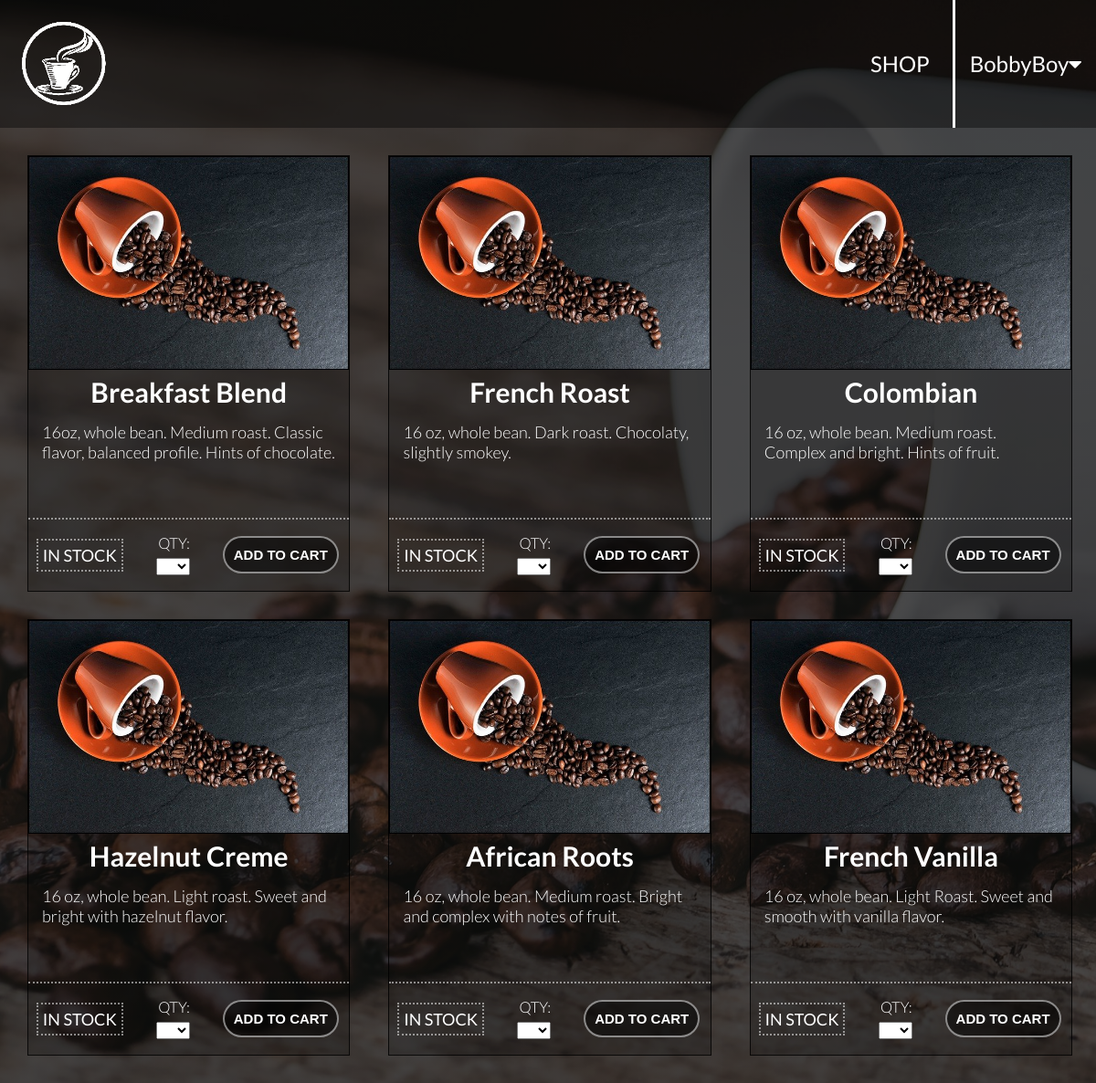
/products (signed in), run on the app's committed database.
### tables this page shows
CREATE TABLE `products` (
  `product_id` int(8) NOT NULL,
  `product_title` varchar(30) NOT NULL,
  `product_description` varchar(128) NOT NULL,
  `quantity` int(8) NOT NULL,
  `price` decimal(8,2) NOT NULL
);

### products.php (called while the page is built, shortened)
<?php
    include_once 'header.php'
?>
<?php
    include_once 'products-grid.php'
?>
<?php
    include_once 'footer.php'
?>

### products-grid.php (the view, shortened to what this page needs)
<div class="row">
    <div class="grid-container">
        <?php
            require_once 'includes/dbh-inc.php';
            $sql = "SELECT * FROM products;";
            $resultdata = mysqli_query($conn, $sql);
            while ($row = mysqli_fetch_assoc($resultdata)) {
                $product_title = $row["product_title"];
                $product_desc = $row["product_description"];
                $quantity = $row["quantity"];
                $product_id = $row["product_id"];
                echo '<div class="grid-item">';
                    echo '<img src="img/coffee-171653_640.jpg">';
                    echo '<h4 id="product-title">'.$product_title.'</h4>';
                    echo '<p id="product-description">'.$product_desc.'</p>';
                    echo '<div class="sub-grid-container">';
                        echo '<div>';
                        if ($quantity > 10) {
                            echo '<p class="stock-status">IN STOCK</p>';
                        } else if ($quantity < 10 && $quantity > 0) {
                            echo '<p class="stock-status">IN STOCK</p>';
                            echo '<p class="stock-message">Only '. $quantity . ' left!</p>';
                        } else {
                            echo '<p class="stock-status">OUT OF<br>STOCK</p>';
                        }
                        echo '</div>';
                        echo '<div class="align-right">';
                                if ($quantity > 10) {
                                    echo '<p class="quant-label">QTY:</p>';
                                    echo '<select id="'.$product_id.'quantity" name="quantity">';
                                    echo '<option value="0"></option>';
                                    for ($i = 1; $i <= 10; $i++) {
                                        echo '<option value="'.$i.'">'.$i.'</option>';
                                    }
                                } else if ($quantity < 10 && $quantity > 0) {
                                    echo '<p class="quant-label">QTY:</p>';
                                    echo '<select id="'.$product_id.'quantity" name="quantity">';
                                    echo '<option value="0"></option>';
                                    for ($i = 1; $i <= $quantity; $i++) {
                                        echo '<option value="'.$i.'">'.$i.'</option>';
                                    }
                                } else {
                                    echo '';
                                }
                            echo '</select>';
                        echo '</div>';
                        echo '<button class="btn btn-full-bw grid-item-button" type="submit" onclick="redirect('.$product_id.');">ADD TO CART</button>';
                    echo '</div>';
                echo '</div>';
            }
        ?>
    </div>
</div>

### header.php (shortened to what this page needs)
<!DOCTYPE html>
<html>
    <head>
        <link rel="stylesheet" type="text/css" href="css/grid.css">
        <link rel="stylesheet" type="text/css" href="css/style.css">
        <link rel="stylesheet" href="https://cdnjs.cloudflare.com/ajax/libs/font-awesome/4.7.0/css/font-awesome.min.css">
    </head>
    <?php
        if (!$_SERVER['QUERY_STRING']) {
            echo '<body style="opacity: 0; transition: opacity 2s;" onload="document.body.style.opacity = 1">';
        } else {
            echo '<body>';
        }
    ?>
        <header>
            <nav>
                <div class="row">
                    <a href="./"><img src="img/coffee_cup_logo_small_invert.png" alt="spilled_coffee_logo" class="logo"></a>
                    <ul class="main-nav">
                        <?php
                            if (isset($_SESSION["useruid"])) {
                                echo '<div class="dropdown"><li><a href="products">SHOP</a></li></div>';
                                echo '<div class="dropdown">';
                                    echo '<button class="dropbtn">'.$_SESSION["useruid"].'';
                                    echo '<i class="fa fa-caret-down" style="color: white;"></i>';
                                    echo '</button>';
                                echo '</div>';
                            } else {
                                echo '<li><a class="show-login-modal-link">Log in</button></li>';
                                echo '<li><a class="show-signup-modal-link">Sign up</button></li>';
                            }
                        ?>
                    </ul>
                </div>
            </nav>
        </header>
        <div class="wrapper">

### footer.php (shortened to what this page needs)
        </div>
    </body>
</html>

### css/grid.css (style rules this page uses)
.row { zoom: 1; }
.row:before, .row:after { content:""; display:table; }
.row:after { clear:both; }

### css/style.css (style rules this page uses)
* { margin: 0; padding: 0; box-sizing: border-box; }
html { background-color: #ffffff; background-image: linear-gradient(rgba(0, 0, 0, 0.7), rgba(0, 0, 0, 0.7)), url('img/spilled-coffee.jpg'); background-size: cover; background-position: center; background-attachment: fixed; height: 100vh; color: #333333; font-family: 'Lato', 'Arial', sans-serif; font-weight: 300; font-size: 24px; text-rendering: optimizeLegibility; }
.row { max-width: 1200px; margin: 0 auto; }
.wrapper { margin: 30px 30px; }
.align-right { text-align: right; }
nav { background-color: rgba(0, 0, 0, 0.4); }
.logo { height: 100px; width: auto; float: left; margin: 20px 20px; }
.main-nav { float: right; list-style: none; margin-top: 0px; }
.main-nav li a:link, .main-nav li a:visited { padding: 0px 0px; color: #fff; text-decoration: none; font-size: 100%; border-bottom: 3px solid transparent; transition: border-bottom .2s; }
.main-nav li { display: inline-block; line-height: 140px; margin-left: 25px; margin-right: 25px; padding: 0px 0px; color: #fff; font-weight: 500; text-decoration: none; font-size: 100%; border-bottom: 0px solid transparent; transition: border-bottom .2s; }
.dropdown { float: left; overflow: hidden; }
.dropdown .dropbtn { font-size: 100%; height: 140px; border: none; outline: none; color: white; padding: 14px 16px 16px 16px; background-color: inherit; border-left: 3px solid white; font-family: inherit; margin: 0; }
h4 { color: white; }
.btn { display: inline-block; padding: 10px 30px; font-weight: 500; text-decoration: none; margin: 15px 10px 0px 0px; }
.btn-full-bw { background-color:rgba(0, 0, 0, 0.5); border-radius: 50px; color: rgb(255, 255, 255); }
.grid-container { position: relative; display: grid; grid-template-columns: 31% 31% 31%; column-gap: 42px; width: 100%; }
.sub-grid-container { display: grid; grid-template-columns: 32% 25% 41%; column-gap: 2px; width: 100%; align-items: center; justify-items: center; height: 80px; border-top: 2px dotted rgba(255, 255, 255, 0.5); }
.stock-status { color: white; font-weight: 500; border: 2px dotted rgba(255, 255, 255, 0.5); font-size: 60%; padding: 5px; }
.quant-label { color: white; font-weight: 300; font-size: 55%; padding: 0; margin-bottom: -10px; }
.grid-item { position: relative; background-color: rgba(0, 0, 0, 0.2); border: 1px solid rgba(0, 0, 0, 0.8); padding: 0; font-size: 30px; text-align: center; margin-bottom: 30px; }
.grid-item > img { max-width: 100%; }
.grid-item > p { color: #fff; font-weight: 300; font-size: 60%; text-align: left; padding: 15px; margin-bottom: 20px; min-width: 100%; min-height: 100px; }
.grid-item-button { text-decoration: none; font-size: 50%; font-weight: 800; border: 2px solid rgba(255, 255, 255, 0.5); margin: 0; padding: 10px; cursor: pointer; }

### data on the page
products: product_title "Breakfast Blend", product_description "16oz, whole bean. Medium roast. Classic flavor, balanced profile. Hints of chocolate.", quantity "IN STOCK"
products: product_title "French Roast", product_description "16 oz, whole bean. Dark roast. Chocolaty, slightly smokey.", quantity "IN STOCK"
products: product_title "Colombian", product_description "16 oz, whole bean. Medium roast. Complex and bright. Hints of fruit.", quantity "IN STOCK"
products: product_title "Hazelnut Creme", product_description "16 oz, whole bean. Light roast. Sweet and bright with hazelnut flavor.", quantity "IN STOCK"
products: product_title "African Roots", product_description "16 oz, whole bean. Medium roast. Bright and complex with notes of fruit.", quantity "IN STOCK"
products: product_title "French Vanilla", product_description "16 oz, whole bean. Light Roast. Sweet and smooth with vanilla flavor.", quantity "IN STOCK"

### other printed values
$_SESSION["useruid"] "BobbyBoy"
